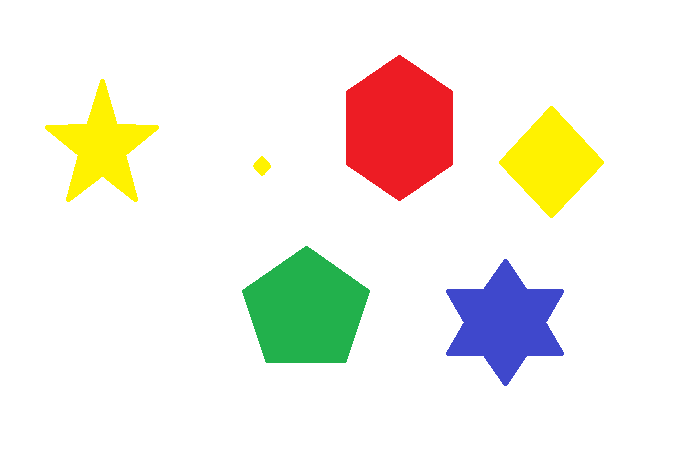
#> input picture Images/Shapes With Color.png, 684 x 462 px
$ python 'Color Detection.py'
#> lines starting #> are read from the running program, lines starting #| are printed output that depends on the picture; after the words box and inside, x2 and y2 are one past the last pixel; in counts of white or black regions, pixels touching at a corner belong together
import cv2
import numpy as np

"""
Độ bão hòa (Saturation) giống như việc bạn thêm màu trắng hoặc màu xám vào lon sơn đó.
Độ bão hòa cao (100%) : Màu sơn đỏ của bạn rất đậm, rực rỡ và tinh khiết.
Độ bão hòa thấp (gần 0%) : Khi bạn pha thêm nhiều màu trắng hoặc xám, màu đỏ sẽ nhạt dần,
trở nên bạc màu và cuối cùng biến thành màu xám. Nó mất đi cường độ màu.
Giá trị (Value) giống như việc bạn đặt lon sơn đó trong một căn phòng có thể điều chỉnh độ sáng hoặc tối.
Giá trị cao (100%) : Căn phòng sáng hết mức. Bạn thấy rõ màu đỏ rực rỡ của sơn.
Giá trị thấp (gần 0%) : Khi bạn giảm độ sáng của đèn, căn phòng tối dần.
Màu đỏ của bạn cũng tối đi và cuối cùng trở thành màu đen. Nó mất đi độ sáng.
"""

img = cv2.imread('../Images/Shapes With Color.png', 1)
#> img is the input picture: shape (462, 684, 3); mean B, G, R 230.1, 238.7, 242
img_hsv = cv2.cvtColor(img, cv2.COLOR_BGR2HSV)
#> img_hsv: shape (462, 684, 3); mean H, S, V 13.1, 29.3, 250.4
lower_red = np.array([20, 100, 100]) # Ta có np.array giống như cái khay đựng trứng chỉ chứa các con số thôi
upper_red = np.array([30, 255, 255])
img_mask = cv2.inRange(img_hsv, lower_red, upper_red)
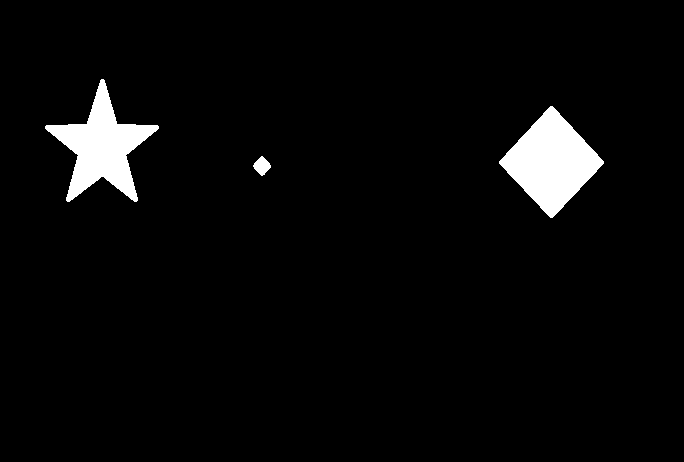
#> img_mask: shape (462, 684); 3.7% white; 3 white regions, box (x1, y1, x2, y2) and area: (499, 106, 604, 218) 6109, (45, 79, 159, 202) 5452, (253, 156, 271, 176) 214
cv2.imshow('Original', img)
cv2.imshow('Result', img_mask)
cv2.waitKey(0)
cv2.destroyAllWindows()

"""
Nếu pixel đó nằm trong khoảng từ lower_red đến upper_red : Nó sẽ biến pixel đó thành màu Trắng (giá trị 255).
Nếu pixel đó nằm ngoài khoảng : Nó sẽ biến pixel đó thành màu Đen (giá trị 0).
Kết quả trả về (mask) là một bức ảnh chỉ có hai màu đen và trắng (gọi là ảnh nhị phân hoặc mặt nạ - mask).
"""
